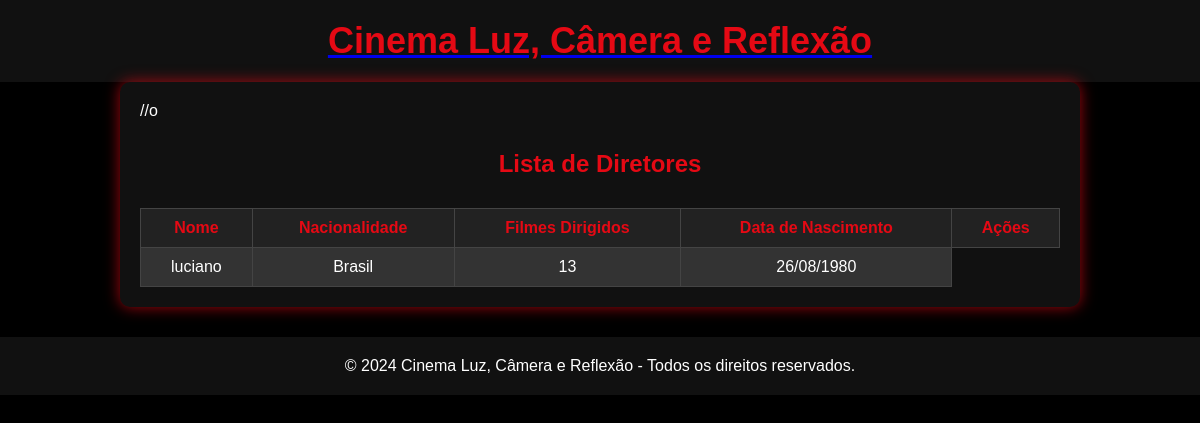
/ListarD, run on the app's committed database.
### app.py (models this page shows)
class Diretor(db.Model):
    Id = db.Column(db.Integer, primary_key=True)
    Nome = db.Column(db.String(100), nullable=False)
    Nacionalidade = db.Column(db.String(50))
    Filmes_dirigidos = db.Column(db.Integer, default=0)
    Data_nascimento = db.Column(db.String(10))

### app.py (the view)
@app.route('/ListarD')
def ListarD():
    diretores = Diretor.query.all()
    return render_template('ListaD.html', diretores = diretores)

### templates/ListaD.html (shortened to what this page needs)
<!DOCTYPE html>
<html lang="pt-br">
<head>
    <link rel="stylesheet" href="{{ url_for('static', filename='CSS/DiretoresLista.css') }}">
</head>
<body>
    <header>
        <div class="logo">
            <a href='/'> <h1>Cinema Luz, Câmera e Reflexão</h1> </a>
        </div>
    </header>
    <section class="lista-diretores"> //o
        <h2>Lista de Diretores</h2>
        <table class="tabela-diretores">
            <thead>
                <tr>
                    <th>Nome</th>
                    <th>Nacionalidade</th>
                    <th>Filmes Dirigidos</th>
                    <th>Data de Nascimento</th>
                    <th>Ações</th>
                </tr>
            </thead>
            <tbody>
                {% for diretor in diretores %}
                <tr>
                    <td>{{ diretor.Nome }}</td>
                    <td>{{ diretor.Nacionalidade }}</td>
                    <td>{{ diretor.Filmes_dirigidos }}</td>
                    <td>{{ diretor.Data_nascimento }}</td>
                </tr>
                {% else %}
                <tr>
                    <td colspan="5">Não há diretores cadastrados.</td>
                </tr>
                {% endfor %}
            </tbody>
        </table>
    </section>
    <footer>
        <p>&copy; 2024 Cinema Luz, Câmera e Reflexão - Todos os direitos reservados.</p>
    </footer>
</body>
</html>

### static/CSS/DiretoresLista.css (style rules this page uses)
* { margin: 0; padding: 0; box-sizing: border-box; }
body { font-family: Arial, sans-serif; background-color: #000; color: #fff; }
header { background-color: #111; padding: 20px; text-align: center; }
.logo h1 { color: #e50914; font-size: 36px; }
h2 { color: #e50914; text-align: center; margin: 30px 0; }
.lista-diretores { margin: 0 auto; width: 80%; background-color: #111; padding: 20px; border-radius: 10px; box-shadow: 0 0 15px rgba(229, 9, 20, 0.7); }
.tabela-diretores { width: 100%; border-collapse: collapse; text-align: center; }
.tabela-diretores th, .tabela-diretores td { padding: 10px; border: 1px solid #444; }
.tabela-diretores th { background-color: #222; color: #e50914; }
.tabela-diretores td { background-color: #333; }
footer { background-color: #111; color: #fff; text-align: center; padding: 20px; margin-top: 30px; }

### data on the page
Diretor: Nome "luciano", Nacionalidade "Brasil", Filmes_dirigidos "13", Data_nascimento "26/08/1980"
